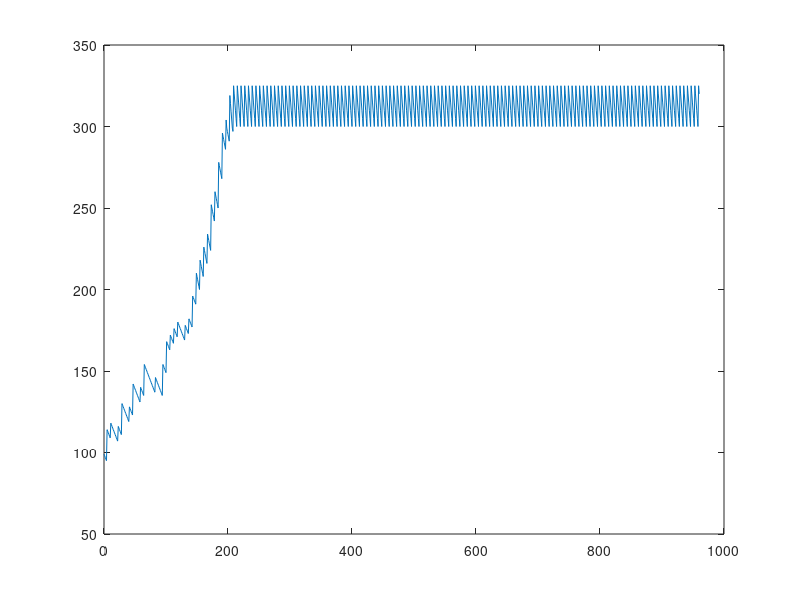

Write the MATLAB code that produced this figure.
# This is a script to be loaded into GNU Octave.

# - Notes -
# + Be sure to check all parameters are up to date with game before use.
# + The way things are tuned, only PA level 1 is stable on Saltern.
# A singularity timestep is one second.

# - Parameters -
# It's expected that you dynamically modify these if relevant to your scenario.
global pa_particle_energy_for_level_table pa_level pa_time_between_shots
pa_particle_energy_for_level_table = [10, 30, 60, 100]
# Note that level 0 is 1 here.
pa_level = 1
pa_time_between_shots = 6

# Horizontal size (interior tiles) of mapped singulo cage
global cage_area cage_pa1 cage_pa2 cage_pa3
#  __123__
# +---+---+
cage_area = 7
cage_pa1 = 2.5
cage_pa2 = 3.5
cage_pa3 = 4.5

global energy_drain_for_level_table
energy_drain_for_level_table = [1, 2, 5, 10, 15, 20]
function retval = level_for_energy (energy)
  retval = 1
  if energy >= 1500 retval = 6; return; endif
  if energy >= 1000 retval = 5; return; endif
  if energy >= 600 retval = 4; return; endif
  if energy >= 300 retval = 3; return; endif
  if energy >= 200 retval = 2; return; endif
endfunction
function retval = radius_for_level (level)
  retval = level - 0.5
endfunction

# - Simulator -

global singulo_shot_timer
singulo_shot_timer = 0

function retval = singulo_step (energy)
  global energy_drain_for_level_table
  global pa_particle_energy_for_level_table pa_level pa_time_between_shots
  global cage_area cage_pa1 cage_pa2 cage_pa3
  global singulo_shot_timer
  level = level_for_energy(energy)
  energy_drain = energy_drain_for_level_table(level)
  energy -= energy_drain
  singulo_shot_timer += 1
  if singulo_shot_timer == pa_time_between_shots
    energy_gain_per_hit = pa_particle_energy_for_level_table(pa_level)
    # This is the bit that's complicated: the area and probability calculation.
    # Rather than try to work it out, let's do things by simply trying it.
    # This is the area of the singulo.
    singulo_area = radius_for_level(level) * 2
    # This is therefore the area in which it can move.
    effective_area = max(0, cage_area - singulo_area)
    # Assume it's at some random position within the area it can move.
    # (This is the weak point of the maths. It's not as simple as this really.)
    singulo_lpos = (rand() * effective_area)
    singulo_rpos = singulo_lpos + singulo_area
    # Check each of 3 points.
    n = 0.5
    if singulo_lpos < (cage_pa1 + n) && singulo_rpos > (cage_pa1 - n)
      energy += energy_gain_per_hit
    endif
    if singulo_lpos < (cage_pa2 + n) && singulo_rpos > (cage_pa2 - n)
      energy += energy_gain_per_hit
    endif
    if singulo_lpos < (cage_pa3 + n) && singulo_rpos > (cage_pa3 - n)
      energy += energy_gain_per_hit
    endif
    singulo_shot_timer = 0
  endif
  retval = energy
endfunction

# - Scenario -

global scenario_energy
scenario_energy = 100

function retval = scenario (x)
  global scenario_energy
  sce = scenario_energy
  scenario_energy = singulo_step(sce)
  retval = scenario_energy
endfunction

# x is in seconds.
x = 0:1:960
plot(x, arrayfun(@scenario, x))
